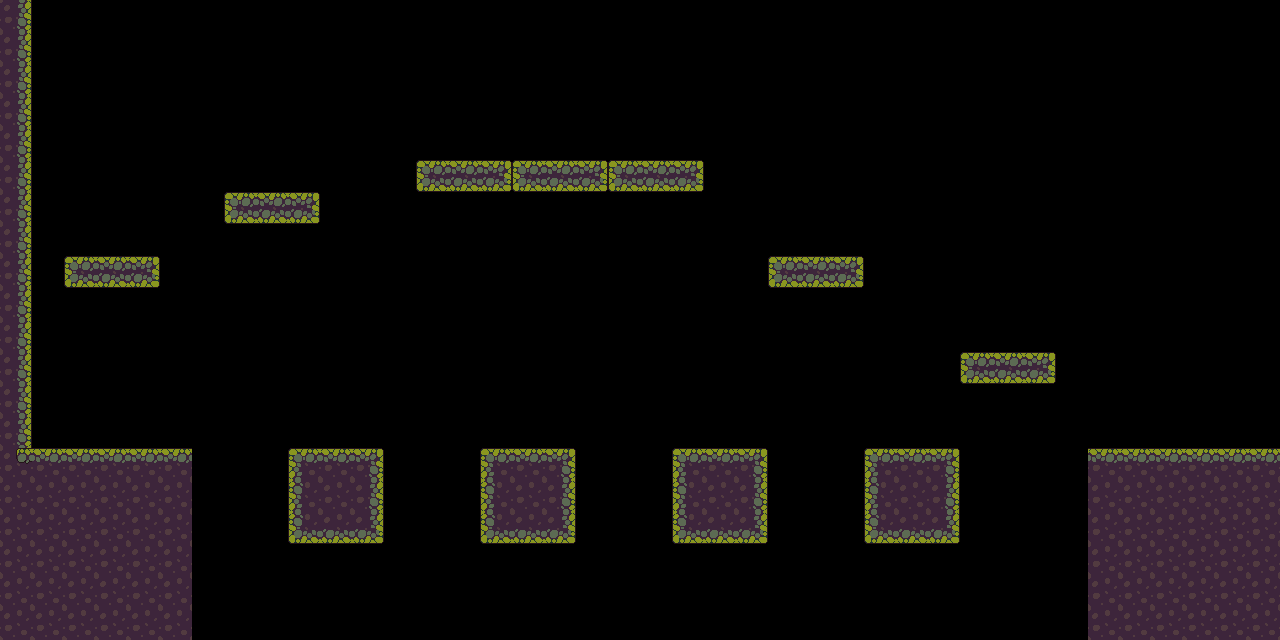

A level layout from a 2D game, rendered from its tile map. Below: a short description, then the map file with its tile-grid data intact:
An orthogonal 40x20 tile map with 32x32 px tiles, 2 tile layers (Touchable, Tile Layer 2), 2 tilesets and 9 objects (Spawn, SpawnPoint).

<map version="1.10" tiledversion="1.12.1" orientation="orthogonal" renderorder="right-down" width="40" height="20" tilewidth="32" tileheight="32" infinite="0" nextlayerid="5" nextobjectid="20">
 <tileset firstgid="1" source="../tsx_tilesets/Tileset.tsx" />
 <tileset firstgid="61" source="../tsx_tilesets/slimes.tsx" />
 <layer id="1" name="Touchable" width="40" height="20">
  <data encoding="csv">
13,0,0,0,0,0,0,0,0,0,0,0,0,0,0,0,0,0,0,0,0,0,0,0,0,0,0,0,0,0,0,0,0,0,0,0,0,0,0,0,
13,0,0,0,0,0,0,0,0,0,0,0,0,0,0,0,0,0,0,0,0,0,0,0,0,0,0,0,0,0,0,0,0,0,0,0,0,0,0,0,
13,0,0,0,0,0,0,0,0,0,0,0,0,0,0,0,0,0,0,0,0,0,0,0,0,0,0,0,0,0,0,0,0,0,0,0,0,0,0,0,
13,0,0,0,0,0,0,0,0,0,0,0,0,0,0,0,0,0,0,0,0,0,0,0,0,0,0,0,0,0,0,0,0,0,0,0,0,0,0,0,
13,0,0,0,0,0,0,0,0,0,0,0,0,0,0,0,0,0,0,0,0,0,0,0,0,0,0,0,0,0,0,0,0,0,0,0,0,0,0,0,
13,0,0,0,0,0,0,0,0,0,0,0,0,32,33,34,32,33,34,32,33,34,0,0,0,0,0,0,0,0,0,0,0,0,0,0,0,0,0,0,
13,0,0,0,0,0,0,32,33,34,0,0,0,0,0,0,0,0,0,0,0,0,0,0,0,0,0,0,0,0,0,0,0,0,0,0,0,0,0,0,
13,0,0,0,0,0,0,0,0,0,0,0,0,0,0,0,0,0,0,0,0,0,0,0,0,0,0,0,0,0,0,0,0,0,0,0,0,0,0,0,
13,0,32,33,34,0,0,0,0,0,0,0,0,0,0,0,0,0,0,0,0,0,0,0,32,33,34,0,0,0,0,0,0,0,0,0,0,0,0,0,
13,0,0,0,0,0,0,0,0,0,0,0,0,0,0,0,0,0,0,0,0,0,0,0,0,0,0,0,0,0,0,0,0,0,0,0,0,0,0,0,
13,0,0,0,0,0,0,0,0,0,0,0,0,0,0,0,0,0,0,0,0,0,0,0,0,0,0,0,0,0,0,0,0,0,0,0,0,0,0,0,
13,0,0,0,0,0,0,0,0,0,0,0,0,0,0,0,0,0,0,0,0,0,0,0,0,0,0,0,0,0,32,33,34,0,0,0,0,0,0,0,
13,0,0,0,0,0,0,0,0,0,0,0,0,0,0,0,0,0,0,0,0,0,0,0,0,0,0,0,0,0,0,0,0,0,0,0,0,0,0,0,
13,0,0,0,0,0,0,0,0,0,0,0,0,0,0,0,0,0,0,0,0,0,0,0,0,0,0,0,0,0,0,0,0,0,0,0,0,0,0,0,
12,2,2,2,2,2,0,0,0,1,2,3,0,0,0,1,2,3,0,0,0,1,2,3,0,0,0,1,2,3,0,0,0,0,2,2,2,2,2,2,
12,12,12,12,12,12,0,0,0,11,12,13,0,0,0,11,12,13,0,0,0,11,12,13,0,0,0,11,12,13,0,0,0,0,12,12,12,12,12,12,
12,12,12,12,12,12,0,0,0,21,22,23,0,0,0,21,22,23,0,0,0,21,22,23,0,0,0,21,22,23,0,0,0,0,12,12,12,12,12,12,
12,12,12,12,12,12,0,0,0,0,0,0,0,0,0,0,0,0,0,0,0,0,0,0,0,0,0,0,0,0,0,0,0,0,12,12,12,12,12,12,
12,12,12,12,12,12,0,0,0,0,0,0,0,0,0,0,0,0,0,0,0,0,0,0,0,0,0,0,0,0,0,0,0,0,12,12,12,12,12,12,
12,12,12,12,12,12,0,0,0,0,0,0,0,0,0,0,0,0,0,0,0,0,0,0,0,0,0,0,0,0,0,0,0,0,12,12,12,12,12,12
</data>
 </layer>
 <layer id="4" name="Tile Layer 2" width="40" height="20">
  <data encoding="csv">
0,0,0,0,0,0,0,0,0,0,0,0,0,0,0,0,0,0,0,0,0,0,0,0,0,0,0,0,0,0,0,0,0,0,0,0,0,0,0,0,
0,0,0,0,0,0,0,0,0,0,0,0,0,0,0,0,0,0,0,0,0,0,0,0,0,0,0,0,0,0,0,0,0,0,0,0,0,0,0,0,
0,0,0,0,0,0,0,0,0,0,0,0,0,0,0,0,0,0,0,0,0,0,0,0,0,0,0,0,0,0,0,0,0,0,0,0,0,0,0,0,
0,0,0,0,0,0,0,0,0,0,0,0,0,0,0,0,0,0,0,0,0,0,0,0,0,0,0,0,0,0,0,0,0,0,0,0,0,0,0,0,
0,0,0,0,0,0,0,0,0,0,0,0,0,0,0,0,0,0,0,0,0,0,0,0,0,0,0,0,0,0,0,0,0,0,0,0,0,0,0,0,
0,0,0,0,0,0,0,0,0,0,0,0,0,0,0,0,0,0,0,0,0,0,0,0,0,0,0,0,0,0,0,0,0,0,0,0,0,0,0,0,
0,0,0,0,0,0,0,0,0,0,0,0,0,0,0,0,0,0,0,0,0,0,0,0,0,0,0,0,0,0,0,0,0,0,0,0,0,0,0,0,
0,0,0,0,0,0,0,0,0,0,0,0,0,0,0,0,0,0,0,0,0,0,0,0,0,0,0,0,0,0,0,0,0,0,0,0,0,0,0,0,
0,0,0,0,0,0,0,0,0,0,0,0,0,0,0,0,0,0,0,0,0,0,0,0,0,0,0,0,0,0,0,0,0,0,0,0,0,0,0,0,
0,0,0,0,0,0,0,0,0,0,0,0,0,0,0,0,0,0,0,0,0,0,0,0,0,0,0,0,0,0,0,0,0,0,0,0,0,0,0,0,
0,0,0,0,0,0,0,0,0,0,0,0,0,0,0,0,0,0,0,0,0,0,0,0,0,0,0,0,0,0,0,0,0,0,0,0,0,0,0,0,
0,0,0,0,0,0,0,0,0,0,0,0,0,0,0,0,0,0,0,0,0,0,0,0,0,0,0,0,0,0,0,0,0,0,0,0,0,0,0,0,
0,0,0,0,0,0,0,0,0,0,0,0,0,0,0,0,0,0,0,0,0,0,0,0,0,0,0,0,0,0,0,0,0,0,0,0,0,0,0,0,
0,0,0,0,0,0,0,0,0,0,0,0,0,0,0,0,0,0,0,0,0,0,0,0,0,0,0,0,0,0,0,0,0,0,0,0,0,0,0,0,
49,0,0,0,0,0,0,0,0,0,0,0,0,0,0,0,0,0,0,0,0,0,0,0,0,0,0,0,0,0,0,0,0,0,0,0,0,0,0,0,
0,0,0,0,0,0,0,0,0,0,0,0,0,0,0,0,0,0,0,0,0,0,0,0,0,0,0,0,0,0,0,0,0,0,0,0,0,0,0,0,
0,0,0,0,0,0,0,0,0,0,0,0,0,0,0,0,0,0,0,0,0,0,0,0,0,0,0,0,0,0,0,0,0,0,0,0,0,0,0,0,
0,0,0,0,0,0,0,0,0,0,0,0,0,0,0,0,0,0,0,0,0,0,0,0,0,0,0,0,0,0,0,0,0,0,0,0,0,0,0,0,
0,0,0,0,0,0,0,0,0,0,0,0,0,0,0,0,0,0,0,0,0,0,0,0,0,0,0,0,0,0,0,0,0,0,0,0,0,0,0,0,
0,0,0,0,0,0,0,0,0,0,0,0,0,0,0,0,0,0,0,0,0,0,0,0,0,0,0,0,0,0,0,0,0,0,0,0,0,0,0,0
</data>
 </layer>
 <objectgroup id="2" name="SpawnPoint">
  <object id="1" name="Spawn" x="139.154" y="385.436" visible="0">
   <point />
  </object>
  <object id="12" name="SpawnPoint" x="96" y="448">
   <point />
  </object>
  <object id="13" x="78" y="400">
   <point />
  </object>
 </objectgroup>
 <objectgroup id="3" name="Enemy">
  <object id="14" gid="64" x="1184" y="448" width="32" height="32">
   <properties>
    <property name="color" value="black" />
    <property name="health" type="int" value="4" />
    <property name="speed" type="int" value="1" />
    <property name="type" value="slime" />
   </properties>
  </object>
  <object id="15" gid="62" x="576" y="160" width="32" height="32">
   <properties>
    <property name="color" value="green" />
    <property name="health" type="int" value="2" />
    <property name="speed" type="int" value="3" />
    <property name="type" value="slime" />
   </properties>
  </object>
  <object id="16" gid="62" x="480" y="160" width="32" height="32">
   <properties>
    <property name="color" value="green" />
    <property name="health" type="int" value="2" />
    <property name="speed" type="int" value="3" />
    <property name="type" value="slime" />
   </properties>
  </object>
  <object id="17" gid="62" x="640" y="160" width="32" height="32">
   <properties>
    <property name="color" value="green" />
    <property name="health" type="int" value="2" />
    <property name="speed" type="int" value="3" />
    <property name="type" value="slime" />
   </properties>
  </object>
  <object id="18" gid="64" x="96" y="256" width="32" height="32">
   <properties>
    <property name="color" value="black" />
    <property name="health" type="int" value="4" />
    <property name="speed" type="int" value="1" />
    <property name="type" value="slime" />
   </properties>
  </object>
  <object id="19" gid="63" x="256" y="192" width="32" height="32">
   <properties>
    <property name="color" value="red" />
    <property name="health" type="int" value="3" />
    <property name="speed" type="int" value="2" />
    <property name="type" value="slime" />
   </properties>
  </object>
 </objectgroup>
</map>
